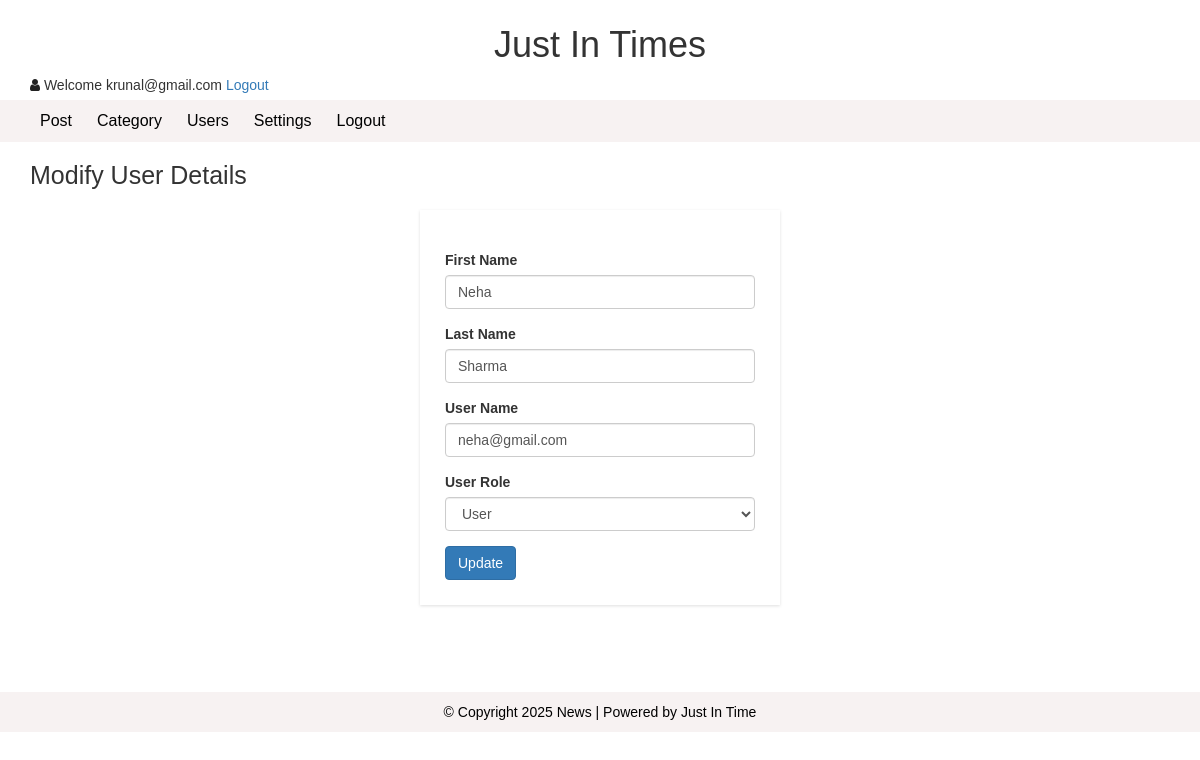
Screenshot of /admin/update-user.php?id=2 (signed in) with the database file from the repository.
### tables this page shows
CREATE TABLE `user` (
  `user_id` int(10) UNSIGNED NOT NULL,
  `first_name` varchar(30) NOT NULL,
  `last_name` varchar(30) NOT NULL,
  `username` varchar(30) DEFAULT NULL,
  `password` varchar(40) DEFAULT NULL,
  `role` int(11) NOT NULL,
  `resettoken` varchar(255) NOT NULL,
  `resettokenexpired` date DEFAULT NULL
);

### admin/update-user.php (the view, shortened to what this page needs)
<?php include "header.php";
?>
  <div id="admin-content">
      <div class="container">
          <div class="row">
              <div class="col-md-12">
                  <h1 class="admin-heading">Modify User Details</h1>
              </div>
              <div class="col-md-offset-4 col-md-4">
                <?php
                include "config.php";
                $user_id = $_GET['id'];
                $sql = "SELECT * FROM user WHERE user_id = {$user_id}";
                $result = mysqli_query($conn, $sql) or die("Query Failed.");
                if(mysqli_num_rows($result) > 0){
                  while($row = mysqli_fetch_assoc($result)){
                ?>
                  <form  action="<?php $_SERVER['PHP_SELF']; ?>" method ="POST">
                          <div class="form-group">
                          <label>First Name</label>
                          <input type="text" name="f_name" class="form-control" value="<?php echo $row['first_name'];  ?>" required>
                      </div>
                      <div class="form-group">
                          <label>Last Name</label>
                          <input type="text" name="l_name" class="form-control" value="<?php echo $row['last_name'];  ?>" required>
                      </div>
                      <div class="form-group">
                          <label>User Name</label>
                          <input type="text" name="username" class="form-control" value="<?php echo $row['username'];  ?>" placeholder="" required>
                      </div>
                      <div class="form-group">
                          <label>User Role</label>
                          <select class="form-control" name="role" value="<?php echo $row['role']; ?>">
                            <?php
                              if($row['role'] == 1){
                                echo "<option value='0'>User</option>
                                      <option value='1' selected>Admin</option>";
                              }else{
                                echo "<option value='0' selected>User</option>
                                      <option value='1'>Admin</option>";
                              }
                            ?>
                          </select>
                      </div>
                      <input type="submit" name="submit" class="btn btn-primary" value="Update" required />
                  </form>
                  <?php
                }
              }
                   ?>
              </div>
          </div>
      </div>
  </div>
<?php include "footer.php"; ?>

### css/style.css (style rules this page uses)
body { background: #ffffff; font-family: verdana, sans-serif,arial,Helvetica; }
#admin-content { padding: 20px 0; min-height: 550px; }
#admin-content .admin-heading { font-size: 25px; margin: 0 0 20px; }
form { background: #fff; padding: 25px; box-shadow:0 1px 3px rgba(0, 0, 0, 0.13); }

### rows the page displays
user: f_name "Neha", l_name "Sharma", username "neha@gmail.com", role "User"

### other values shown
$_SESSION["username"] "krunal@gmail.com"
